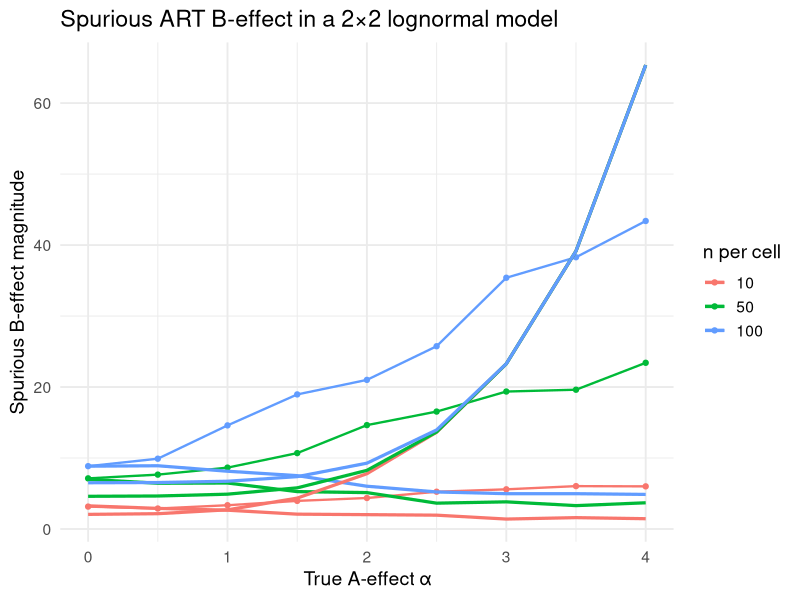
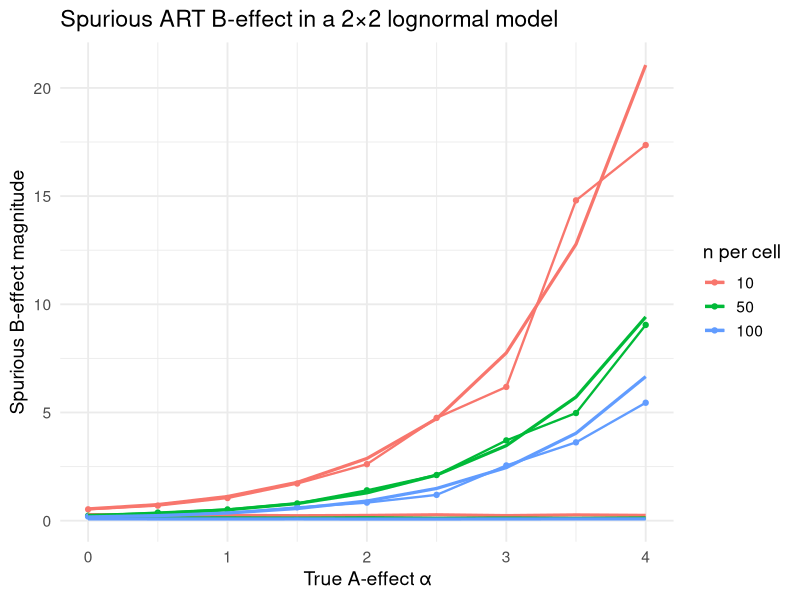
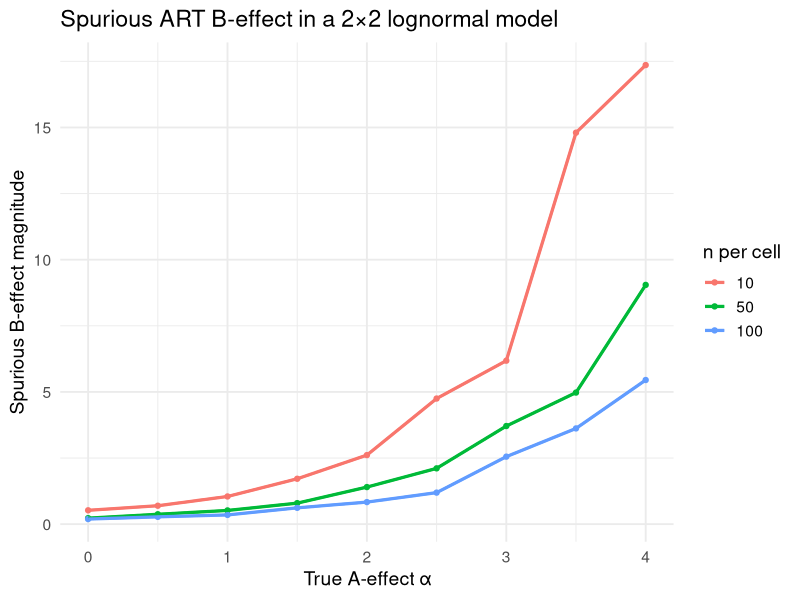

Write the R code that produced these figures, in order.
library(dplyr)

#############################################
### PARAMETERS
#############################################
mu     <- 0
sigma  <- 1            # lognormal sd
alphas <- seq(0, 4, by=0.5)
#ns     <- c(10, 30, 50, 200, 1000)
ns <- c(10, 50, 100)
R      <- 80         # Monte Carlo replicates
set.seed(123)


#############################################
### FUNCTION: compute ART B-error (raw + logged)
#############################################
compute_art_error <- function(alpha, n){

  # Levels
  a1 <- 0
  a2 <- alpha

  # Create 2x2 structure
  dat <- expand.grid(
    i = c(1,2),
    j = c(1,2),
    k = 1:n
  )
  dat$alpha <- ifelse(dat$i==1, a1, a2)

  # ----- Generate data -----
  dat$Y_raw <- exp(mu + dat$alpha + rnorm(nrow(dat), sd=sigma))
  dat$Y_log <- log(dat$Y_raw)


  # ----- ART ALIGNMENT FOR RAW -----
#  grand.raw  <- mean(dat$Y_raw)
#  alpha.raw  <- tapply(dat$Y_raw, dat$i, mean) - grand.raw
#  dat$YB_raw <- dat$Y_raw - alpha.raw[dat$i] + grand.raw

#  e_raw <- abs(mean(dat$YB_raw[dat$j==2]) - mean(dat$YB_raw[dat$j==1]))

  ## ------------- Alternative alignment
  dat$S <- factor(dat$k)
  dat$A <- factor(dat$i)
  dat$B <- factor(dat$j)
  dat <- dat %>% 
    group_by(A) %>% mutate(Ai = mean(Y_raw)) %>% # mean for A = Ai
    group_by(B) %>% mutate(Bj = mean(Y_raw)) %>% # mean for B = Bj
    # mean for A=Ai, B=Bj and cell mean
    group_by(A,B) %>% mutate(AiBj = mean(Y_raw)) %>% mutate(Cell = mean(Y_raw)) 

  m <- mean(dat$Y_raw) # the grand mean

  # Aligned observations
#  dat$alignedA <- rank(dat$Y_raw - dat$Cell + dat$Ai - m)
  dat$alignedB <- dat$Y_raw - dat$Cell + dat$Bj - m
  dat$alignedB_rank <- rank(dat$alignedB)
#  dat$alignedAB <- rank(dat$Y_raw - dat$Cell + dat$AiBj - dat$Ai - dat$Bj + m) 

  e_art_raw <- abs(mean(dat$alignedB[dat$j==2]) - mean(dat$alignedB[dat$j==1]))
  e_art <- abs(mean(dat$alignedB_rank[dat$j==2]) - mean(dat$alignedB_rank[dat$j==1]))

  # ----- LOGGED, ranked, row -----
  dat$log<- log(dat$Y_raw)
  e_log <- abs(mean(dat$log[dat$j==2]) -
               mean(dat$log[dat$j==1]))

  dat$rnk <- rank(dat$Y_raw)
  e_rnk <- abs(mean(dat$rnk[dat$j==2]) -
               mean(dat$rnk[dat$j==1]))

  e_raw <- abs(mean(dat$Y_raw[dat$j==2]) -
               mean(dat$Y_raw[dat$j==1]))

  c(error_art_raw = e_art_raw, error_art = e_art, error_baseline_log = e_log, error_baseline_rnk = e_rnk, error_raw = e_raw)
}

# analytic approximation
analytic_B <- function(alpha, n, sigma = 1, mu = 0) {
  S <- exp(mu)
  m <- exp(sigma^2/2)
  SD2 <- exp(sigma^2) - 1
  
  # approx: E|ΔB| ≈ S m * sqrt( SD2*(1 + e^(2α)) / (π n) )
  S*m * sqrt( SD2*(1 + exp(2*alpha)) / (pi*n) )
}


# Expected ART B-bias after ranking
analytic_B_ranks <- function(alpha, n,
                                sigma = 1,
                                mu = 0) {
  # constants
  S <- exp(mu)
  m <- exp(sigma^2/2)
  sigma_eps <- S*m*sqrt(exp(sigma^2) - 1)
  
  # C(alpha)
  C <- (S*m)^2 * (exp(alpha) - 1) * (exp(sigma^2) - 1) / 2
  
  # mean shift in rank difference
  mu_D <- (2 / (sqrt(pi) * sigma_eps)) * C
  
  # variance of rank difference under null
  tau_n <- sqrt((2/3) * n)
  
  # expected absolute shift including noise
  E_abs <- tau_n * sqrt(2/pi) * exp(-mu_D^2 / (2*tau_n^2)) +
           mu_D * (1 - 2 * pnorm(- mu_D / tau_n))
  
  # subtract null baseline
  b_n <- (2 / sqrt(3*pi)) * sqrt(n)
  
  distortion <- E_abs - b_n

  #return(distortion)
  return(E_abs)
}


#############################################
### MONTE CARLO LOOP
#############################################
results <- expand.grid(alpha=alphas, n=ns)
#results$err_raw <- NA
#results$err_log <- NA
#results$pred <- NA

for(row in 1:nrow(results)){
  alpha <- results$alpha[row]
  n     <- results$n[row]

  # Monte Carlo
  tmp <- replicate(R, compute_art_error(alpha, n))
  results$err_art_raw[row] <- mean(tmp["error_art_raw", ])
  results$err_art[row] <- mean(tmp["error_art", ])
  results$err_baseline_log[row] <- mean(tmp["error_baseline_log", ])
  results$err_baseline_rnk[row] <- mean(tmp["error_baseline_rnk", ])
  results$err_raw[row] <- mean(tmp["error_raw", ])

  # analytic raw prediction
  results$pred[row] <- analytic_B(alpha, n)

  # analytic prediction for ranks
  results$pred_ranks[row] <- analytic_B_ranks(alpha, n)
}

#############################################
### PLOT
#############################################
library(ggplot2)

p_raw <- ggplot(results, aes(x=alpha, color=factor(n))) +
  geom_point(aes(y=err_art_raw)) +
  geom_line(aes(y=err_art_raw), linewidth=0.8) +
  geom_line(aes(y=err_baseline_log), linewidth=1.1) +
  geom_line(aes(y=pred), linewidth=1.1) +

  labs(
    title="Spurious ART B-effect in a 2×2 lognormal model",
    x="True A-effect α",
    y="Spurious B-effect magnitude",
    color="n per cell"
  ) +
  theme_minimal(base_size=14)

p_rank <- ggplot(results, aes(x=alpha, color=factor(n))) +
  geom_point(aes(y=err_art)) +
  geom_line(aes(y=err_art), linewidth=0.8) +
  geom_line(aes(y=err_baseline_rnk), linewidth=1.1) +
  geom_line(aes(y=pred_ranks), linewidth=1.1) +

  labs(
    title="Spurious ART B-effect in a 2×2 lognormal model",
    x="True A-effect α",
    y="Spurious B-effect magnitude",
    color="n per cell"
  ) +
  theme_minimal(base_size=14)


p_raw2 <- ggplot(results, aes(x=alpha, color=factor(n))) +
  geom_point(aes(y=err_art_raw)) +
  geom_line(aes(y=err_art_raw), linewidth=0.8) +
  geom_line(aes(y=err_raw), linewidth=1.1) +
#  geom_line(aes(y=pred), linewidth=1.1) +

  labs(
    title="Spurious ART B-effect in a 2×2 lognormal model",
    x="True A-effect α",
    y="Spurious B-effect magnitude",
    color="n per cell"
  ) +
  theme_minimal(base_size=14)
